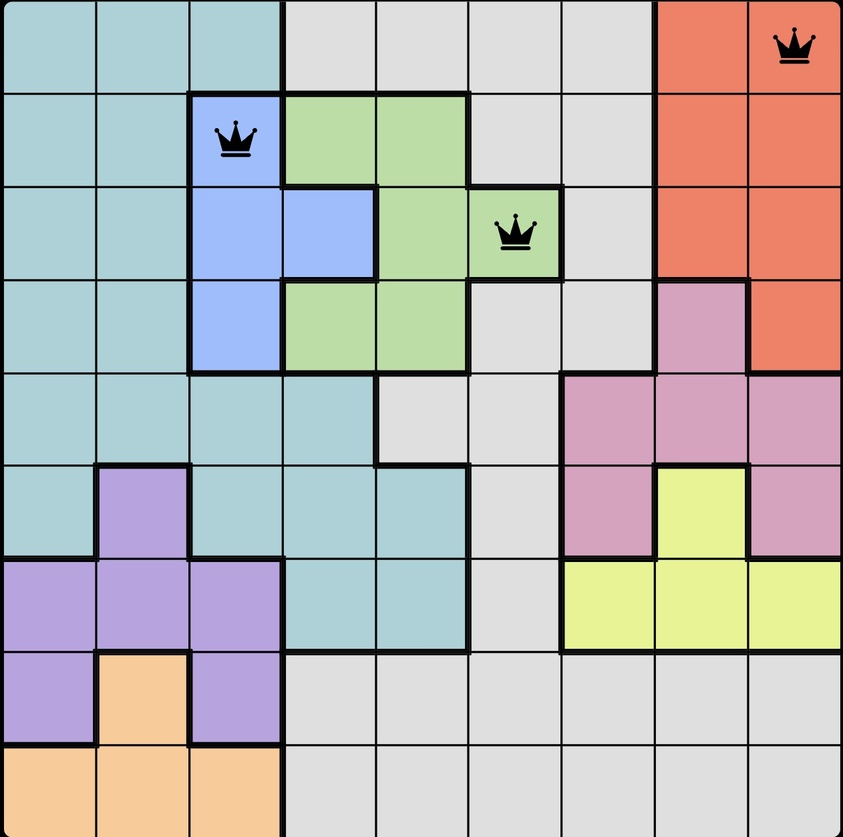
#> input picture Data Analytics/input_puzzle.jpg, 843 x 837 px, shrunk from 1262 x 1254 before the run
$ python qS_beam.py
#> lines starting #> are read from the running program, lines starting #| are printed output that depends on the picture; after the words box and inside, x2 and y2 are one past the last pixel; in counts of white or black regions, pixels touching at a corner belong together
import cv2
import numpy as np
from copy import deepcopy

def preprocess_image(image_path):
#> called with image_path = 'input_puzzle.jpg'
    image = cv2.imread(image_path)
#> image is the input picture: shape (837, 843, 3); mean B, G, R 182.5, 184.6, 188.4
    if image is None:
        print(f"Error: Could not load image at {image_path}")
        return None, None
    gray = cv2.cvtColor(image, cv2.COLOR_BGR2GRAY)
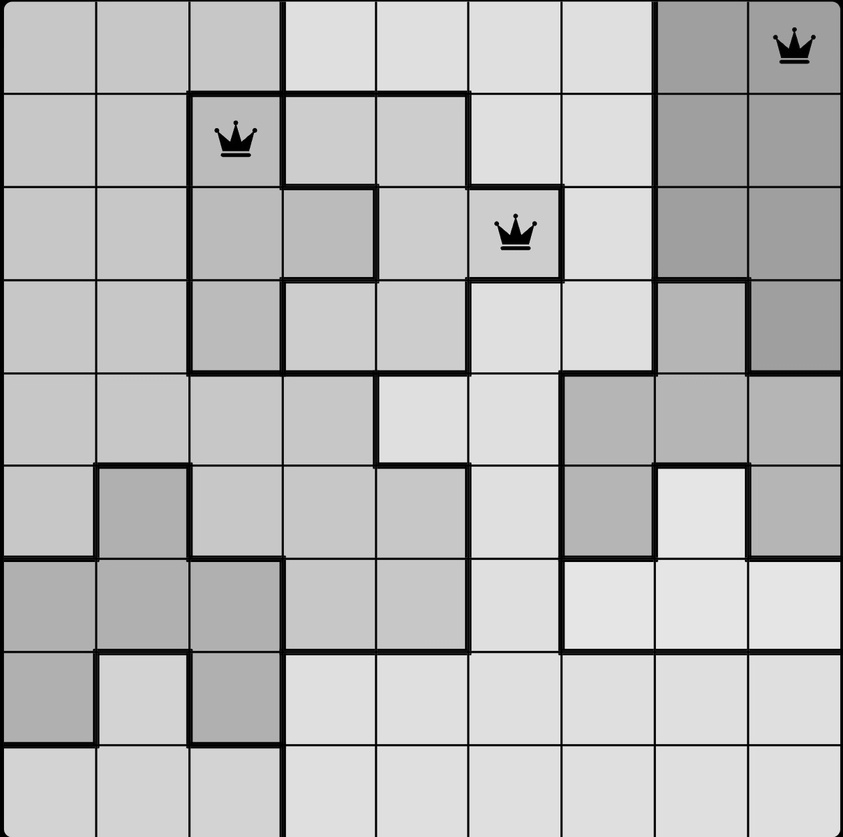
#> gray: shape (837, 843); min 0, max 255, mean 185.5
    _, binary = cv2.threshold(gray, 128, 255, cv2.THRESH_BINARY_INV)
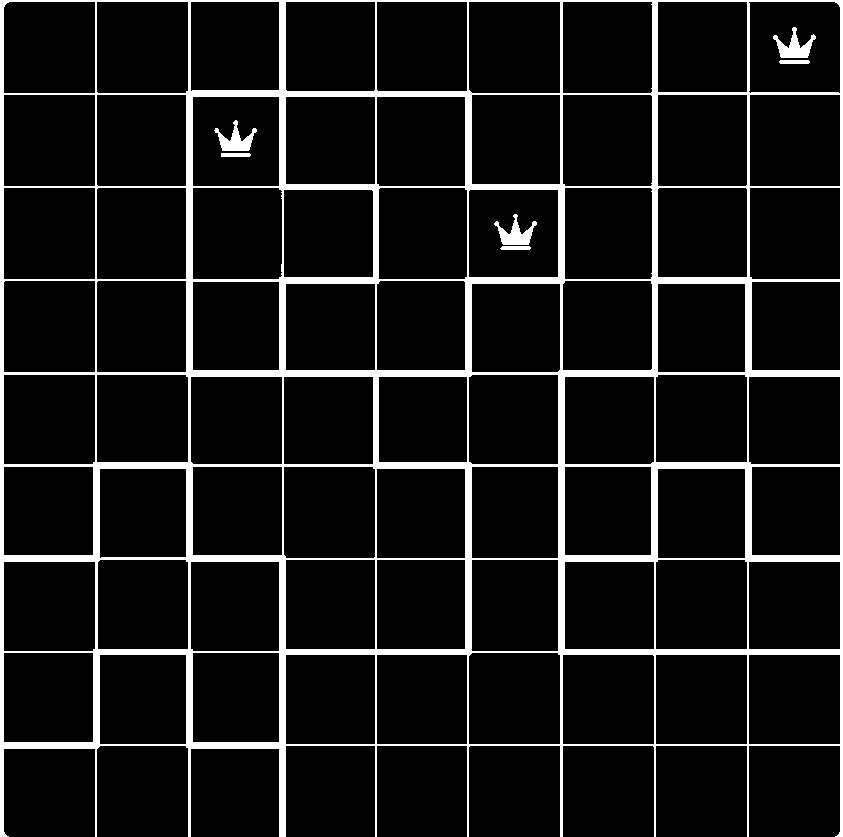
#> binary: shape (837, 843); 9% white; 7 white regions, largest, box (x1, y1, x2, y2) and area: (0, 0, 843, 837) 61431, (773, 27, 816, 58) 589, (494, 214, 537, 245) 577
    return image, binary

def detect_grid(binary_image):
    edges = cv2.Canny(binary_image, 50, 150, apertureSize=3)
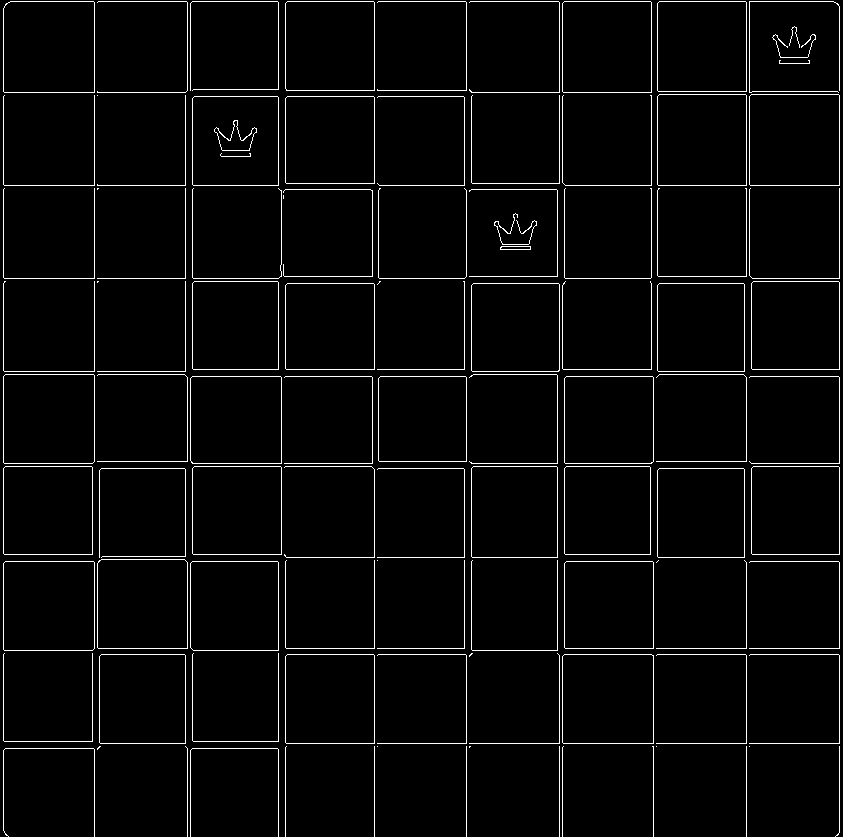
#> edges: shape (837, 843); 3.3% white in thin lines or dots
    lines = cv2.HoughLinesP(edges, 1, np.pi / 180, 100, minLineLength=100, maxLineGap=10)
#> lines = 50 rows, first 6: [839, 832, 839, 6], [3, 830, 3, 8], [746, 836, 746, 562], [286, 743, 838, 743], [10, 1, 833, 1], [4, 185, 278, 185]
    if lines is not None:
        for line in lines:
            x1, y1, x2, y2 = line[0]
            cv2.line(binary_image, (x1, y1), (x2, y2), (255, 255, 255), 2)
#> this loop made 50 passes
#> (x1, y1, x2, y2) on passes 1 to 12: (839, 832, 839, 6), (3, 830, 3, 8), (746, 836, 746, 562), (286, 743, 838, 743), (10, 1, 833, 1), (4, 185, 278, 185), (374, 836, 374, 469), (94, 461, 94, 2), (473, 466, 649, 466), (285, 836, 285, 555), (278, 654, 471, 654), (192, 463, 372, 463)
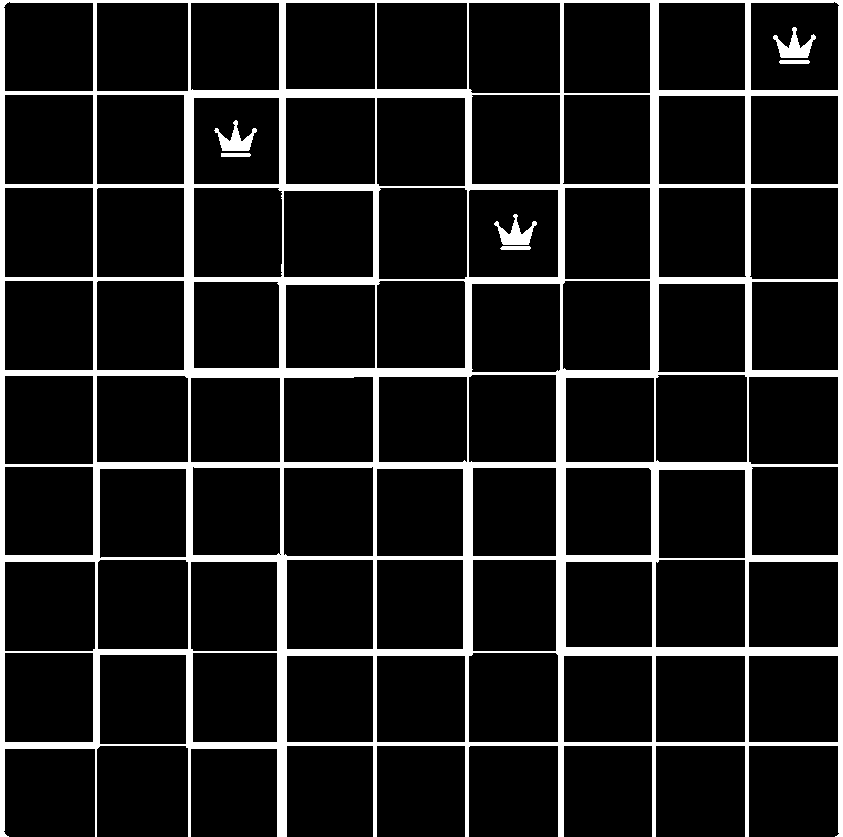
#> binary_image: shape (837, 843); 11.9% white; 7 white regions, largest, box (x1, y1, x2, y2) and area: (0, 0, 843, 837) 81873, (773, 27, 816, 58) 589, (494, 214, 537, 245) 577
    return binary_image

def extract_cells(image, num_rows, num_cols):
#> called with num_rows = 9, num_cols = 9
    cells = []
    height, width, _ = image.shape
#> height = 837; width = 843
    cell_height = height // num_rows
#> cell_height = 93
    cell_width = width // num_cols
#> cell_width = 93

    for i in range(num_rows):
        row = []
        for j in range(num_cols):
            y1, y2 = i * cell_height, (i + 1) * cell_height
            x1, x2 = j * cell_width, (j + 1) * cell_width
            cell = image[y1:y2, x1:x2]
            row.append(cell)
            cv2.rectangle(image, (x1, y1), (x2, y2), (0, 255, 0), 1)
        cells.append(row)
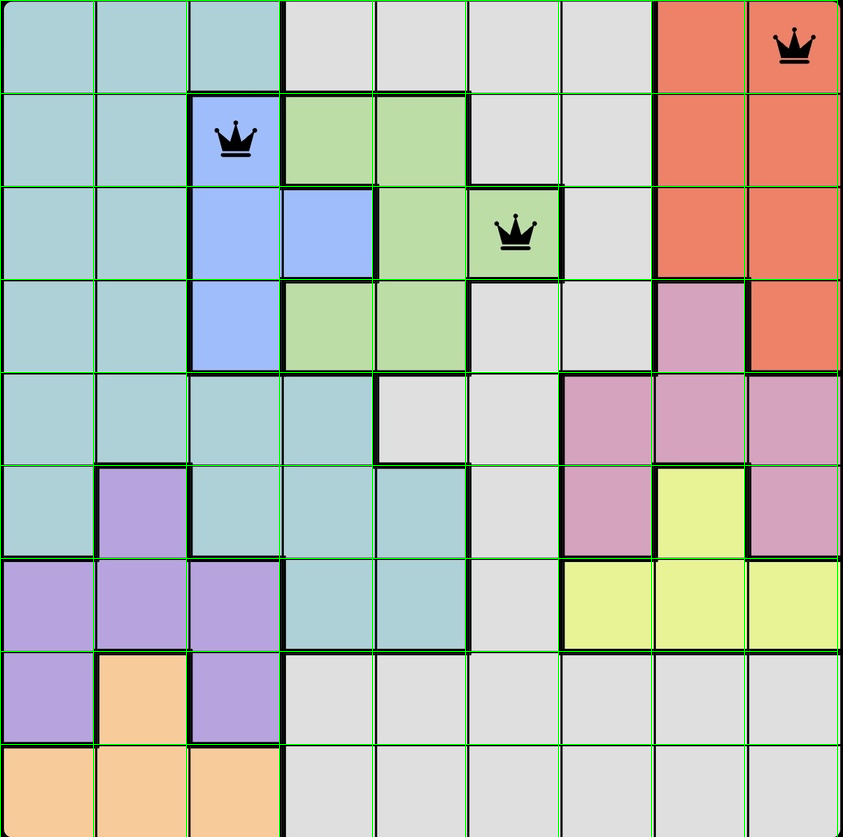
#> image: shape (837, 843, 3); 2.24% of pixels changed, all inside (x1, y1, x2, y2) = (0, 0, 838, 837)
#> after the loop, cells = 9 items
    return cells

def hex_to_bgr(hex_color):
    h = hex_color.lstrip('#')
    return tuple(int(h[i:i+2], 16) for i in (4, 2, 0))

def get_color_name(avg_color, predefined_colors):
    min_dist = float('inf')
    color_name = 'unknown'
    for name, bgr in predefined_colors.items():
        dist = np.linalg.norm(np.array(avg_color) - np.array(bgr))
        if dist < min_dist:
            min_dist = dist
            color_name = name
    return color_name

def recognize_colors(cells, predefined_colors, padding=10):
    color_matrix = []
    for row in cells:
        color_row = []
        for cell in row:
            h, w, _ = cell.shape
            sample_region = cell[padding:h-padding, padding:w-padding]
            avg_color = np.mean(sample_region.reshape(-1, 3), axis=0)
            color_name = get_color_name(avg_color, predefined_colors)
            color_row.append(color_name)
        color_matrix.append(color_row)
    return color_matrix

def detect_queens(cells):
    board_with_queens = []
    for row in cells:
        row_with_queens = []
        for cell in row:
            h, w, _ = cell.shape
            center = (h // 2, w // 2)
            half_size = 4  # Half of 9x9 grid size
            grid_area = cell[center[0] - half_size:center[0] + half_size + 1, center[1] - half_size + 1]
            if np.any(grid_area == 0):  # Check if there are any black pixels in the 9x9 grid
                row_with_queens.append(True)
            else:
                row_with_queens.append(False)
        board_with_queens.append(row_with_queens)
    return board_with_queens

def setup_initial_board(color_matrix, queen_matrix):
    board = [['empty' for _ in range(9)] for _ in range(9)]
    for i in range(9):
        for j in range(9):
            color_name = color_matrix[i][j]
            if queen_matrix[i][j]:
                board[i][j] = (color_name, 'Q')
            else:
                board[i][j] = (color_name, ' ')
    for i in range(9):
        for j in range(9):
            if board[i][j][1] == 'Q':
                mark_attacks(board, i, j)
    return board

def mark_attacks(board, row, col):
    n = len(board)
    # Mark row and column
    for i in range(n):
        if board[row][i][1] != 'Q':
            board[row][i] = (board[row][i][0], 'X')
        if board[i][col][1] != 'Q':
            board[i][col] = (board[i][col][0], 'X')

    # Mark diagonals
    for i in range(n):
        for j in range(n):
            if abs(row - i) == abs(col - j) and board[i][j][1] != 'Q':
                board[i][j] = (board[i][j][0], 'X')

def mark_color(board, color):
    for i in range(len(board)):
        for j in range(len(board[i])):
            if board[i][j][0] == color and board[i][j][1] == ' ':
                board[i][j] = (color, 'X')

def print_board(board, color_map):
    for row in board:
        print(' '.join([f'{color_map[color]}{status}' for color, status in row]))
    print()

def is_valid(board, row, col):
    return board[row][col][1] == ' '

def dfs(board, color_positions, color_order, fixed_positions, current_color_index, queens_placed, color_map):
    if queens_placed == len(color_order):
        return board

    color = color_order[current_color_index]

    # If a queen for the current color is already placed, skip to the next color
    if any(board[row][col][0] == color and board[row][col][1] == 'Q' for row, col in color_positions[color]):
        return dfs(board, color_positions, color_order, fixed_positions, (current_color_index + 1) % len(color_order), queens_placed, color_map)

    valid_positions = [(row, col) for row, col in color_positions[color] if (row, col) not in fixed_positions and is_valid(board, row, col)]

    if not valid_positions:
        print(f"(INCORRECT, BACKTRACK) for color {color} after checking all positions.")
        return None

    for row, col in valid_positions:
        new_board = deepcopy(board)
        new_board[row][col] = (color, 'Q')
        mark_attacks(new_board, row, col)
        mark_color(new_board, color)
        print(f"Trying position ({row}, {col}) for color {color}")
        print_board(new_board, color_map)

        result = dfs(new_board, color_positions, color_order, fixed_positions, (current_color_index + 1) % len(color_order), queens_placed + 1, color_map)
        if result:
            return result

    print(f"(INCORRECT, BACKTRACK) for color {color} after checking positions: {valid_positions}")
    return None


def solve_queens(color_matrix, predefined_colors, queen_matrix):
    n = len(color_matrix)
    board = setup_initial_board(color_matrix, queen_matrix)
    color_positions = {color: [] for color in predefined_colors.keys()}
    color_order = list(predefined_colors.keys())
    fixed_positions = set()

    for i in range(n):
        for j in range(n):
            color_name = color_matrix[i][j]
            if queen_matrix[i][j]:
                fixed_positions.add((i, j))
            if color_name in predefined_colors:
                color_positions[color_name].append((i, j))

    color_map = {color: str(index) for index, color in enumerate(predefined_colors.keys())}

    print("Initial color positions:", color_positions)
    print("Fixed positions:", fixed_positions)

    solved_board = dfs(board, color_positions, color_order, fixed_positions, 0, 0, color_map)
    if solved_board:
        return solved_board, color_map
    else:
        print("No solution exists.")
        return None, None

def print_solved_board(board, color_map):
    for row in board:
        print(' '.join(['Q' if status == 'Q' else '.' for _, status in row]))

# Main code
image_path = 'input_puzzle.jpg'

image, binary = preprocess_image(image_path)
if image is not None and binary is not None:
    grid_image = detect_grid(binary)
    cells = extract_cells(image, num_rows=9, num_cols=9)
#> cells = 9 items
    if cells:
        predefined_colors = {
            'light_blue': hex_to_bgr('#a5d2d8'),
            'gray': hex_to_bgr('#dfdfdf'),
            'blue': hex_to_bgr('#97beff'),
            'light_green': hex_to_bgr('#b3dea0'),
            'orange': hex_to_bgr('#ff7b60'),
            'purple': hex_to_bgr('#bba2e2'),
            'yellow': hex_to_bgr('#ffc993'),
            'pink': hex_to_bgr('#dea0bf'),
            'light_yellow': hex_to_bgr('#e5f387')
        }
        color_matrix = recognize_colors(cells, predefined_colors, padding=10)
#> the loop in recognize_colors, `for row in cells:` made 9 passes
#> color_matrix = 9 items
        queen_matrix = detect_queens(cells)
#> the loop in detect_queens, `for row in cells:` made 9 passes
#> queen_matrix = 9 items
        board = setup_initial_board(color_matrix, queen_matrix)
#> the loop in setup_initial_board, `for i in range(9):` made 9 passes
#> board = 9 items
        print("Initial Board:")
        print_board(board, {color: str(index) for index, color in enumerate(predefined_colors.keys())})
#> the loop in print_board, `for row in board:` made 9 passes
#| 0X 0X 0X 1X 1X 1X 1X 4X 4Q
#| 0  0  2  3  3X 1X 1X 4X 4X
#| 0X 0X 2X 2X 3X 3Q 1X 4X 4X
#| 0  0  2  3  3X 1X 1X 7  4X
#| 0  0  0  0X 1X 1X 7  7X 7X
#| 0  5  0X 0X 0  1X 7  8  7X
#| 5  5X 5X 0  0  1X 8  8  8X
#| 5X 6X 5  1  1  1X 1  1  1X
#> (further printed lines are left out)
        solved_board, color_map = solve_queens(color_matrix, predefined_colors, queen_matrix)
#> in solve_queens, `n = len(color_matrix)`: n = 9
#> the loop in setup_initial_board (call 2), `for i in range(9):` made 9 passes
#> in solve_queens, `board = setup_initial_board(color_matrix, queen_matrix)`: board = 9 items
#> in solve_queens, `color_order = list(predefined_colors.keys())`: color_order = ['light_blue', 'gray', 'blue', 'light_green', 'orange', 'purple', 'yellow', 'pink', 'light_yellow']
#> after the loop in solve_queens, `for i in range(n):`: fixed_positions = 2 items
#> in solve_queens, `color_map = {color: str(index) for index, color in enumerate(predefine..`: color_map = 9 items
#> (printed output is left out)
#| Fixed positions: {(0, 8), (2, 5)}
#> in dfs, `color = color_order[current_color_index]`: color = 'light_blue'
#> in dfs, `valid_positions = [(row, col) for row, col in color_positions[color] i..`: valid_positions = [(1, 0), (1, 1), (3, 0), (3, 1), (4, 0), (4, 1), (4, 2), (5, 0), (5, 4), (6, 3), (6, 4)]
#> the loop in dfs, `for row, col in valid_positions:` made 11 passes
#> (row, col) on passes 1 to 6: (1, 0), (1, 1), (3, 0), (3, 1), (4, 0), (4, 1)
#> (printed output is left out)
        if solved_board:
            print("Solved Board:")
            print_solved_board(solved_board, color_map)
        else:
            print("Solution could not be found.")
else:
    print("Error: Image processing failed.")
